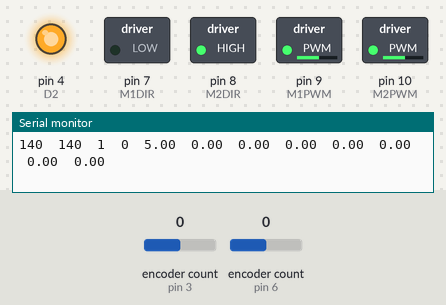
The sketch below on a simulated Arduino Uno, built with avr-gcc and run on an emulated ATmega328P. Parts: switched loads named in the sketch (green lamp = pin HIGH), output pins drawn as LEDs (lit = HIGH), the last lines printed to the serial monitor. The inputs (shaded band) are chosen by the test bench; at power-on: encoder count (sensors on pin 3, pin 6) 0.

Above: at 1.26 s.
1.3 s: encoder count (sensor on pin 3) set to 1
At 1.81 s:
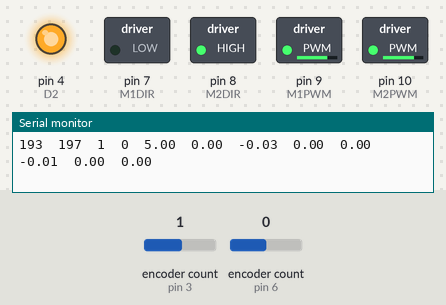
4.3 s: encoder count (sensor on pin 6) set to 1
At 4.86 s:
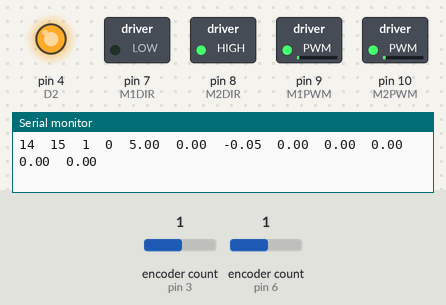
7.3 s: encoder count (sensor on pin 3) set to 2
At 7.71 s:
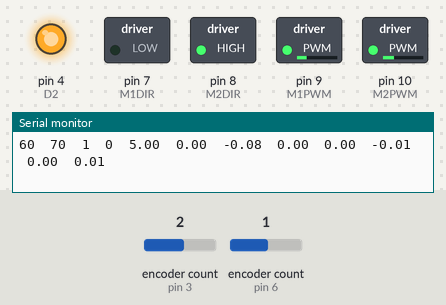
10.3 s: encoder count (sensor on pin 6) set to 2
13.3 s: encoder count (sensor on pin 3) set to 6
Timing chart, 0 to 17.3 s (numbered marks = the images above; inputs shaded):
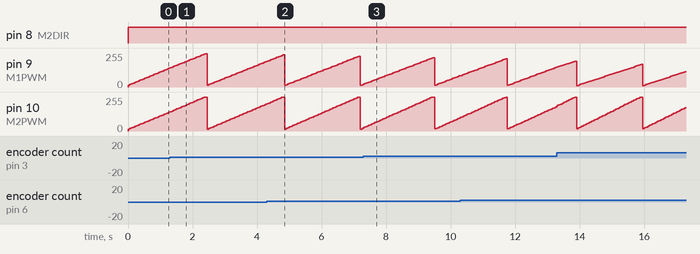

Measured:
- by itself, pin 9 (M1PWM): ramps from 11/255 to 194/255 and jumps back, once every 2.1 s
- by itself, pin 10 (M2PWM): ramps from 18/255 to 255/255 and jumps back, once every 2.1 s

The sketch:

PositionControl.ino
```cpp
#include <Encoder.h>
Encoder myEnc1(6, 2); //right wheel
Encoder myEnc2(3, 5); // left wheel

#define D2 4
#define M1DIR 7
#define M2DIR 8
#define M1PWM 9
#define M2PWM 10
#define SF 12

int period = 50;

float startM1=0;
float startM2=0;
float finalM1=0;
float finalM2=0;
float difference1=0;
float difference2=0;
float angularVelocity1 = 0;
float angularVelocity2 = 0;
float angularPosition1 = 0;
float angularPosition2 = 0;
float time_now = 0;
float radius = 3;//inches
float rho_dot = 0;
float phi_dot = 0;
float rho = 0;
float phi = 0;
float distance = 12;//inches

// Controller Parameters
// Forward velocity controller
float Kp_rho_dot = 4;  // PWM counts per in/s error
float Ki_rho_dot = 40;
float Kp_rho = 1.17;
float Kd_rho = 0.6;
float I_rho_dot = 0; // forward velocity integrator
float rho_dot_setpoint = 5; // in/s
float rho_setpoint=0;
bool POSITION_CONTROL = false;//if true then rho_setpoint
// Controller Parameters
// angular velocity controller
float Kp_phi_dot = 20;  // PWM counts per rad/s error
float Ki_phi_dot = 200;
float Kp_phi = 1.17;
float Kd_phi = 0.6;
float I_phi_dot=0; // angular velocity integrator
float phi_dot_setpoint = 0; // rad/s
float phi_setpoint=0;
bool ANGULAR_POSITION_CONTROL = true;


void setup() {
  // put your setup code here, to run once:
  Serial.begin(115200);

  pinMode(D2, OUTPUT);
  pinMode(M1DIR, OUTPUT);
  pinMode(M2DIR,OUTPUT);
  pinMode(M1PWM, OUTPUT);
  pinMode(M2PWM, OUTPUT);
  pinMode(SF, INPUT);
  digitalWrite(D2,HIGH);

  myEnc1.write(0);
  myEnc2.write(0);

}

void loop() {
  // put your main code here, to run repeatedly:
  time_now = millis();

  // starting positions
  startM1 = myEnc1.read();
  startM2 = -myEnc2.read();
  //Serial.print(startM1);
  //Serial.print("\t");
  //Serial.print(startM2);
  //Serial.print("\t");

  //differences
  difference1 = startM1 - finalM1;
  difference2 = startM2 - finalM2;
  //Serial.print(difference1);
  //Serial.print("\t");
  //Serial.print(difference2);
  //Serial.print("\t");

  //angular Positons
  angularPosition1 = (difference1*2*PI)/3200;
  angularPosition2 = (difference2*2*PI)/3200;
  //Serial.print(angularPosition1);
  //Serial.print("\t");
  //Serial.print(angularPosition2);
  //Serial.print("\t");

  //angular Velocity
  angularVelocity1 = (1000*angularPosition1)/period;
  angularVelocity2 = (1000*angularPosition2)/period;
  //Serial.print(angularVelocity1); //Right wheen
  //Serial.print("\t");
  //Serial.print(angularVelocity2);//Left wheel
  //Serial.print("\t");


  // final positions
  finalM1 = startM1;
  finalM2 = startM2;


  rho_dot = radius * (angularVelocity1 + angularVelocity2) * 0.5;
  phi_dot = radius * (angularVelocity1 - angularVelocity2) / distance;
  rho += rho_dot*((float)period/1000.0);
  phi += phi_dot*((float)period/1000.0);

  // Controller Calculations
  Controller();

  Serial.print(ANGULAR_POSITION_CONTROL);
  Serial.print("\t");
  Serial.print(POSITION_CONTROL);
  Serial.print("\t");
  Serial.print(rho_dot_setpoint);
  Serial.print("\t");
  Serial.print(rho_dot);
  Serial.print("\t");
  Serial.print(phi_dot_setpoint);
  Serial.print("\t");
  Serial.print(phi_dot);
  Serial.print("\t");
  Serial.print(rho_setpoint);
  Serial.print("\t");
  Serial.print(rho);
  Serial.print("\t");
  Serial.print(phi_setpoint);
  Serial.print("\t");
  Serial.print(phi);
  Serial.print("\t");

  if (millis() > time_now + period){
    Serial.println("Error: main took longer than the desired time");
  }
  while(millis() < time_now + period){

  }
  Serial.println();


}
```

PositionController.ino
```cpp
void Controller() {
   float rho_dot_error=0;
   float phi_dot_error=0;
   float PWM_bar=0;
   float PWM_delta = 0;
   int M1PWM_value=0;
   int M2PWM_value=0;
   float rho_error=0;
   float rho_error_old = 0;
   float phi_error=0;
   float phi_error_old=0;
   float rho_dot_setpoint_internal=0;
   float phi_dot_setpoint_internal=0;

   // set velocity setpoints to global variables in case velocity control is desired
   rho_dot_setpoint_internal = rho_dot_setpoint;
   phi_dot_setpoint_internal = phi_dot_setpoint;

   // implement outer controllers to set velocity setpoint, if position control is desired
   if (ANGULAR_POSITION_CONTROL) {
        phi_error = phi_setpoint - phi;
        phi_dot_setpoint= Kp_phi*phi_error + Kd_phi*(phi_error- phi_error_old)/((float)period/1000);
        phi_error_old = phi_error;
   }
   if (POSITION_CONTROL) {
         rho_error = rho_setpoint - rho;
         rho_dot_setpoint = Kp_rho*rho_error + Kd_rho*(rho_error - rho_error_old)/((float)period/1000);
         rho_error_old = rho_error;
   }

   // Inner Control Loop
   rho_dot_error = rho_dot_setpoint - rho_dot;
   phi_dot_error = phi_dot_setpoint - phi_dot;

   I_rho_dot = I_rho_dot + rho_dot_error*(float)period/1000.0;
   I_phi_dot = I_phi_dot + phi_dot_error*(float)period/1000.0;

   PWM_bar = Kp_rho_dot*rho_dot_error + Ki_rho_dot*I_rho_dot;
   PWM_delta = Kp_phi_dot*phi_dot_error  + Ki_phi_dot*I_phi_dot;

   M1PWM_value = (PWM_bar+PWM_delta)/2;
   M2PWM_value = (PWM_bar-PWM_delta)/2;

  if (M1PWM_value>0) {
    digitalWrite(M1DIR,LOW);
  }
  else{
    digitalWrite(M1DIR,HIGH);
  }

  if (M2PWM_value>0) {
    digitalWrite(M2DIR,HIGH);
  }
  else{
    digitalWrite(M2DIR,LOW);
  }

  M1PWM_value = abs(M1PWM_value);
  M2PWM_value = abs(M2PWM_value);

  if (M1PWM_value>255) {
    M1PWM_value =255;
    I_rho_dot=0;
    I_phi_dot=0;
  }
  if (M2PWM_value>255) {
    M2PWM_value =255;
    I_rho_dot=0;
    I_phi_dot=0;
  }
  analogWrite(M1PWM, M1PWM_value);
  analogWrite(M2PWM, M2PWM_value);


  Serial.print(M1PWM_value);
  Serial.print("\t");
  Serial.print(M2PWM_value);
  Serial.print("\t");
}
```
